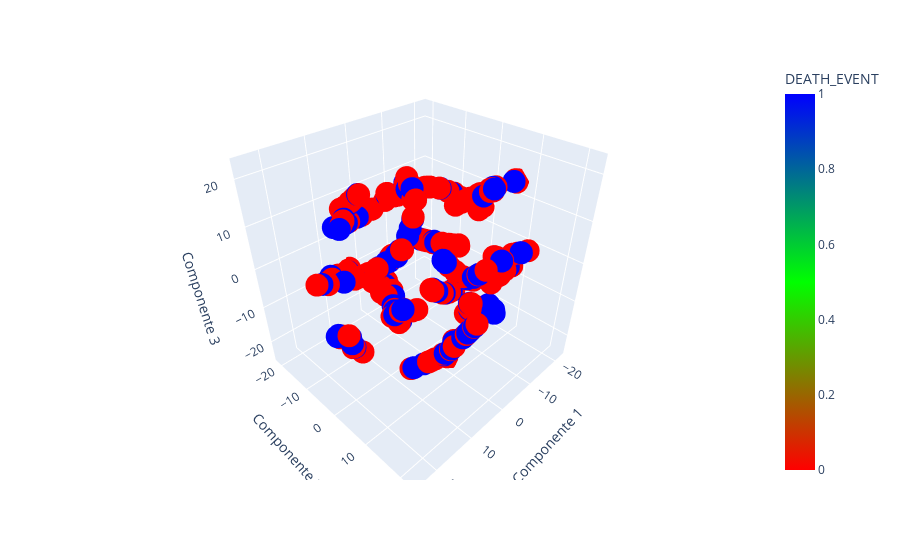

The cell this chart's notebook holds for it:
### Code cell
df = pd.read_csv('https://huggingface.co/datasets/mstz/heart_failure/raw/main/heart_failure_clinical_records_dataset.csv')

X = df.drop(columns=['DEATH_EVENT']).values

y = df['DEATH_EVENT'].values

X_embedded = TSNE(
    n_components=3, 
    learning_rate='auto', 
    init='random', 
    perplexity=3
).fit_transform(X)

df_embedded = pd.DataFrame(X_embedded, columns=['Componente 1', 'Componente 2', 'Componente 3'])
df_embedded['DEATH_EVENT'] = y

death_colors = ['#FF0000', '#00FF00', '#0000FF']

fig = px.scatter_3d(df_embedded, x='Componente 1', y='Componente 2', z='Componente 3', color='DEATH_EVENT', color_continuous_scale=death_colors)
fig.show()

### Figure 1 — Plotly figure (JSON) as saved in the notebook; plotly's stock layout.template omitted (floating-point values rounded to 4 significant figures; data arrays with more than 128 entries replaced by an {"elided": "..."} marker saying what was removed)
{"data": [{"hovertemplate": "Componente 1=%{x}<br>Componente 2=%{y}<br>Componente 3=%{z}<br>DEATH_EVENT=%{marker.color}<extra></extra>", "legendgroup": "", "marker": {"color": {"elided": "299 int values"}, "coloraxis": "coloraxis", "symbol": "circle"}, "mode": "markers", "name": "", "scene": "scene", "showlegend": false, "type": "scatter3d", "x": {"elided": "299 float values"}, "y": {"elided": "299 float values"}, "z": {"elided": "299 float values"}}], "layout": {"coloraxis": {"colorbar": {"title": {"text": "DEATH_EVENT"}}, "colorscale": [[0, "#FF0000"], [0.5, "#00FF00"], [1, "#0000FF"]]}, "legend": {"tracegroupgap": 0}, "margin": {"t": 60}, "scene": {"domain": {"x": [0, 1], "y": [0, 1]}, "xaxis": {"title": {"text": "Componente 1"}}, "yaxis": {"title": {"text": "Componente 2"}}, "zaxis": {"title": {"text": "Componente 3"}}}}}
